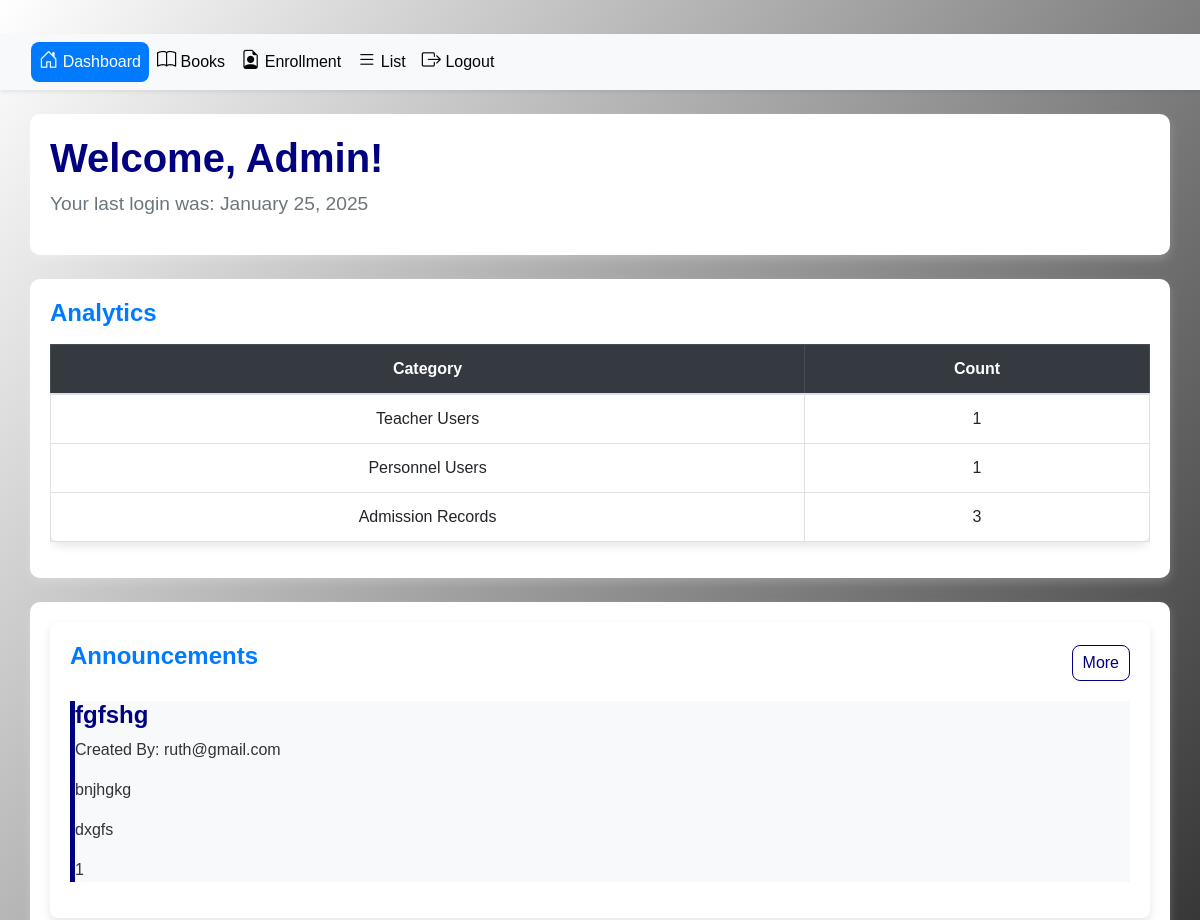
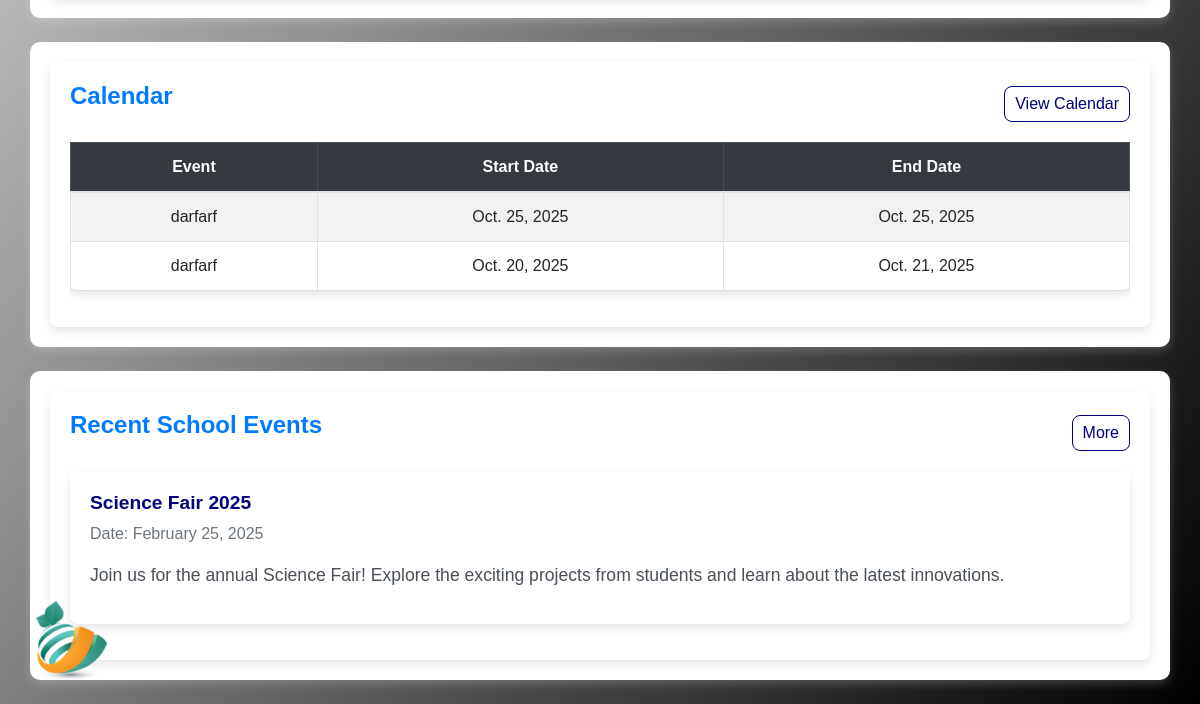
Page /dashboard/ on the earlier database version (2 pictures, top to bottom).
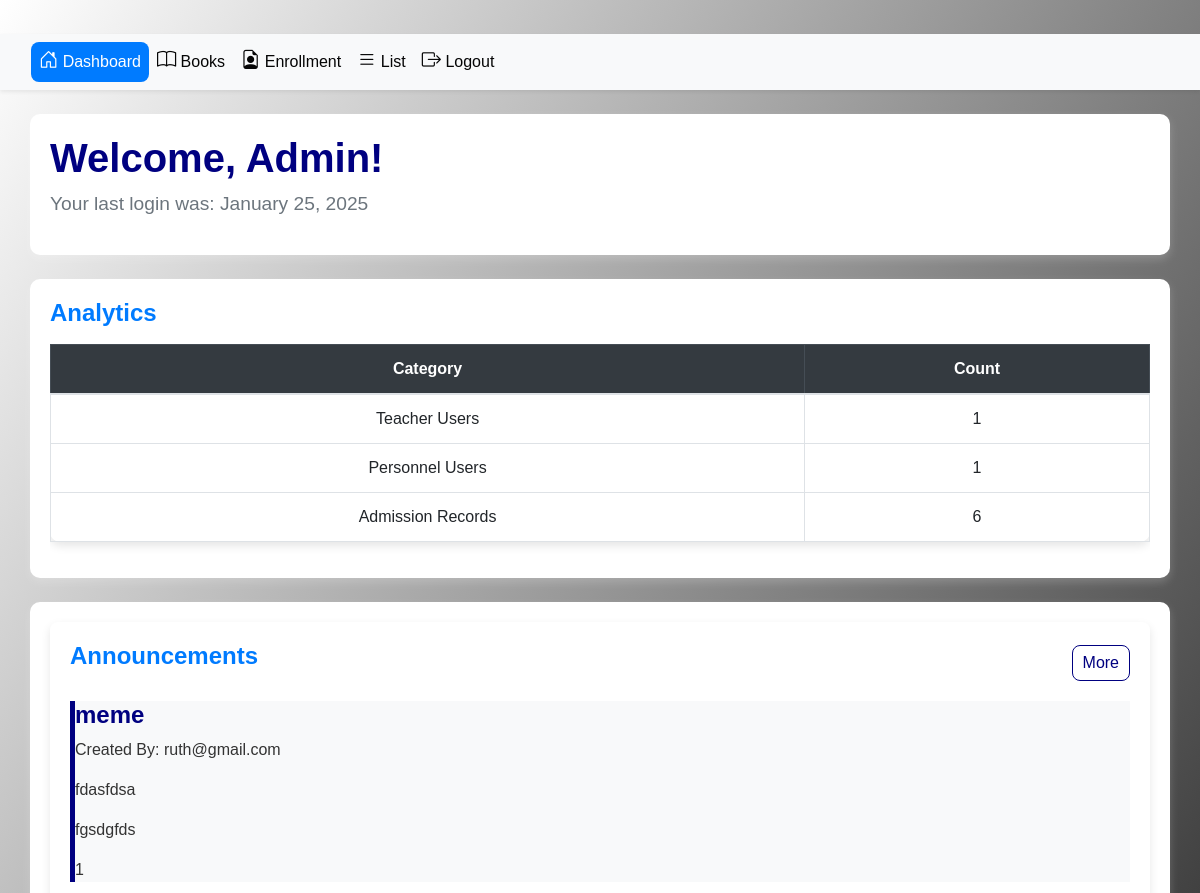
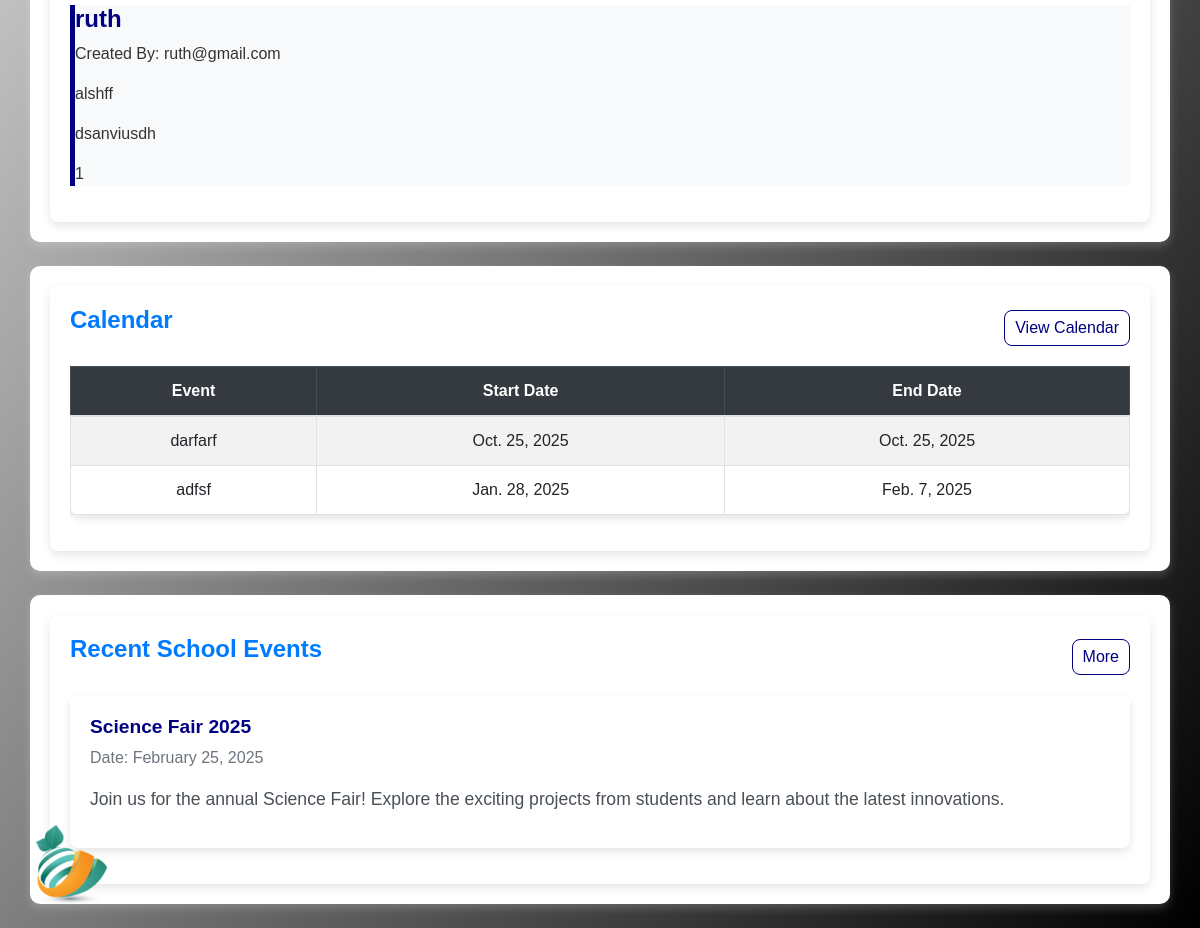
Same page on the later database version (2 pictures, top to bottom).
### app/models.py (models this page shows, shortened)
class Announcement(models.Model):
    title = models.CharField(max_length=100)
    content = models.TextField(max_length=200, blank=True, null=True)
    body = models.TextField(max_length=200)
    created_by = models.ForeignKey("auth.User", on_delete=models.CASCADE)
    visibility = models.IntegerField(choices=[(1, 'All'), (2, 'Students'), (3, 'Teachers'), (4, 'Parents')])

class CalendarEvent(models.Model):
    event_name = models.CharField(max_length=255)
    start_date = models.DateField()
    end_date = models.DateField()
    description = models.TextField(blank=True, null=True)

### app/views.py (the view)
# urls.py: path('dashboard/', DashboardListView.as_view(), name='dashboard'),
class DashboardListView(ListView):
    template_name = 'app/dashboard_list.html'
    context_object_name = 'dashboard_data'
    def get_queryset(self):
        return []
    def get_context_data(self, **kwargs):
        context = super().get_context_data(**kwargs)
        context['announcements'] = Announcement.objects.all().order_by('-id')[:5]  # Fetch latest 5 announcements
        context['events'] = CalendarEvent.objects.all().order_by('-start_date')[:5]
        context['teacher_count'] = Teacher.objects.count()
        context['personnel_count'] = Personnel.objects.count()
        context['admission_count'] = Admission.objects.count()
        return context

### app/templates/app/dashboard_list.html (shortened to what the changed rows need)
{% load static %}
{% block content %}
<head>
    <link href="https://cdn.jsdelivr.net/npm/bootstrap-icons/font/bootstrap-icons.css" rel="stylesheet">
    <link href="https://stackpath.bootstrapcdn.com/bootstrap/4.5.2/css/bootstrap.min.css" rel="stylesheet">
    <link href="{% static 'css/base.css' %}" rel="stylesheet">
</head>
<div class="container-fluid">
    <div class="container mb-4">
        <div class="welcome-banner">
            <h1>Welcome, Admin!</h1>
        </div>
    </div>
    <div class="container mb-4">
        <div class="table-responsive">
            <table class="table table-bordered">
                <thead class="table-dark">
                    <tr>
                        <th>Category</th>
                        <th>Count</th>
                    </tr>
                </thead>
                <tbody>
                    <tr>
                        <td>Admission Records</td>
                        <td>{{ admission_count }}</td>
                    </tr>
                </tbody>
            </table>
        </div>
    </div>
    <div class="container mb-4">
        <div class="announcement-box">
            <div class="announcement-content">
                {% for announcement in announcements %}
                <div class="announcement-item mb-3">
                    <h4 class="announcement-title">{{ announcement.title }}</h4>
                    <p>Created By: {{ announcement.created_by }}</p>
                    <p>{{ announcement.content }}</p>
                    <p>{{ announcement.body }}</p>
                    <p>{{ announcement.visibility }}</p>
                </div>
                {% empty %}
                <p>No announcements available.</p>
                {% endfor %}
            </div>
        </div>
    </div>
    <div class="container mb-4">
        <div class="academic-calendar">
            <div class="table-responsive">
                <table class="table table-striped table-bordered">
                    <thead class="table-dark">
                        <tr>
                            <th>Event</th>
                            <th>Start Date</th>
                            <th>End Date</th>
                        </tr>
                    </thead>
                    <tbody>
                        {% for event in events %}
                        <tr>
                            <td>{{ event.event_name }}</td>
                            <td>{{ event.start_date }}</td>
                            <td>{{ event.end_date }}</td>
                        </tr>
                        {% empty %}
                        <p>No events available.</p>
                        {% endfor %}
                    </tbody>
                </table>
            </div>
        </div>
    </div>
</div>
{% endblock content %}

Differences in the rows shown:
removed Announcement: title "fgfshg", created_by "ruth@gmail.com", content "bnjhgkg", body "dxgfs", visibility "1"
removed CalendarEvent: event_name "darfarf", start_date "Oct. 20, 2025", end_date "Oct. 21, 2025"
added Announcement: title "meme", created_by "ruth@gmail.com", content "fdasfdsa", body "fgsdgfds", visibility "1"
added Announcement: title "ruth", created_by "ruth@gmail.com", content "alshff", body "dsanviusdh", visibility "1"
added CalendarEvent: event_name "adfsf", start_date "Jan. 28, 2025", end_date "Feb. 7, 2025"
Other differences:
{{ admission_count }}: "3" → "6"
